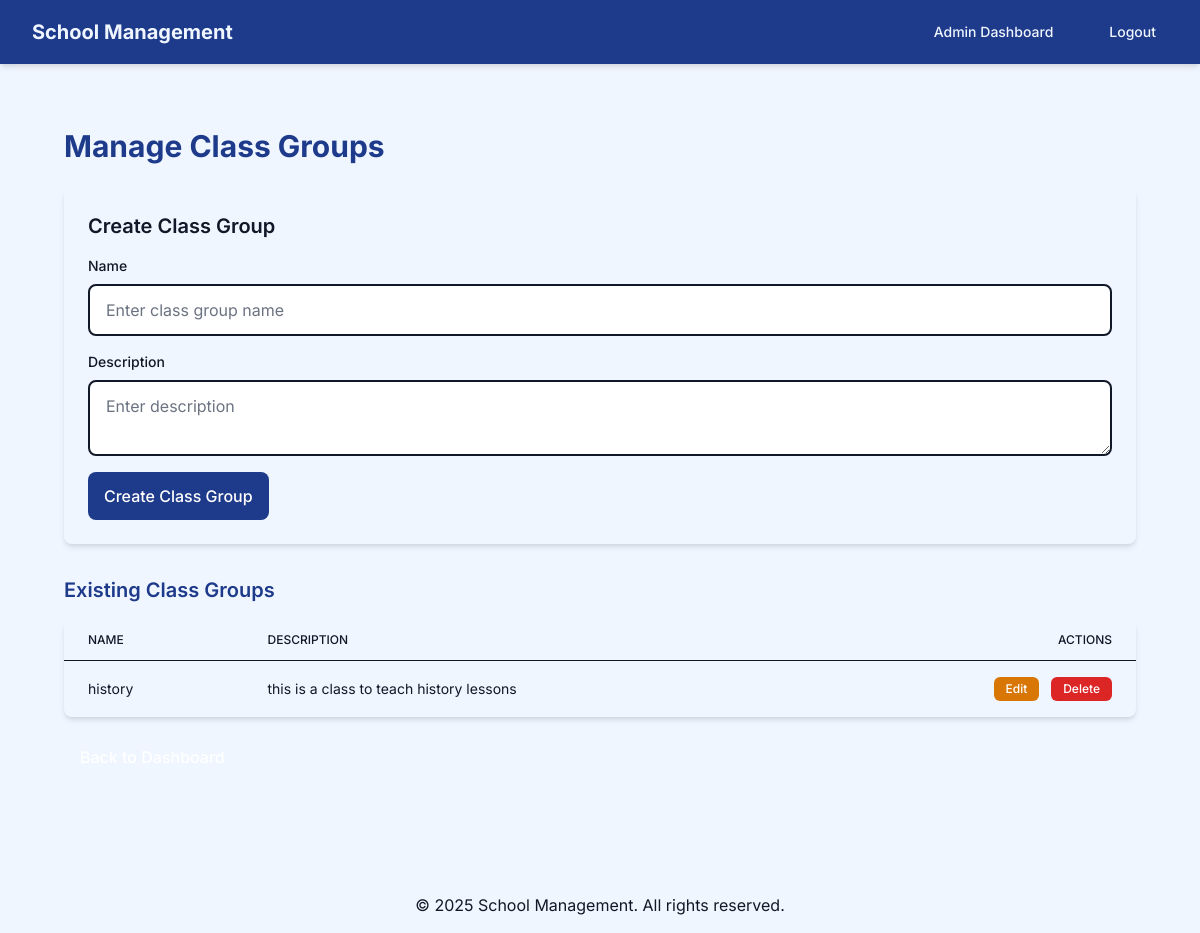
Page /school/admin/classes/ (signed in) on the earlier database version.
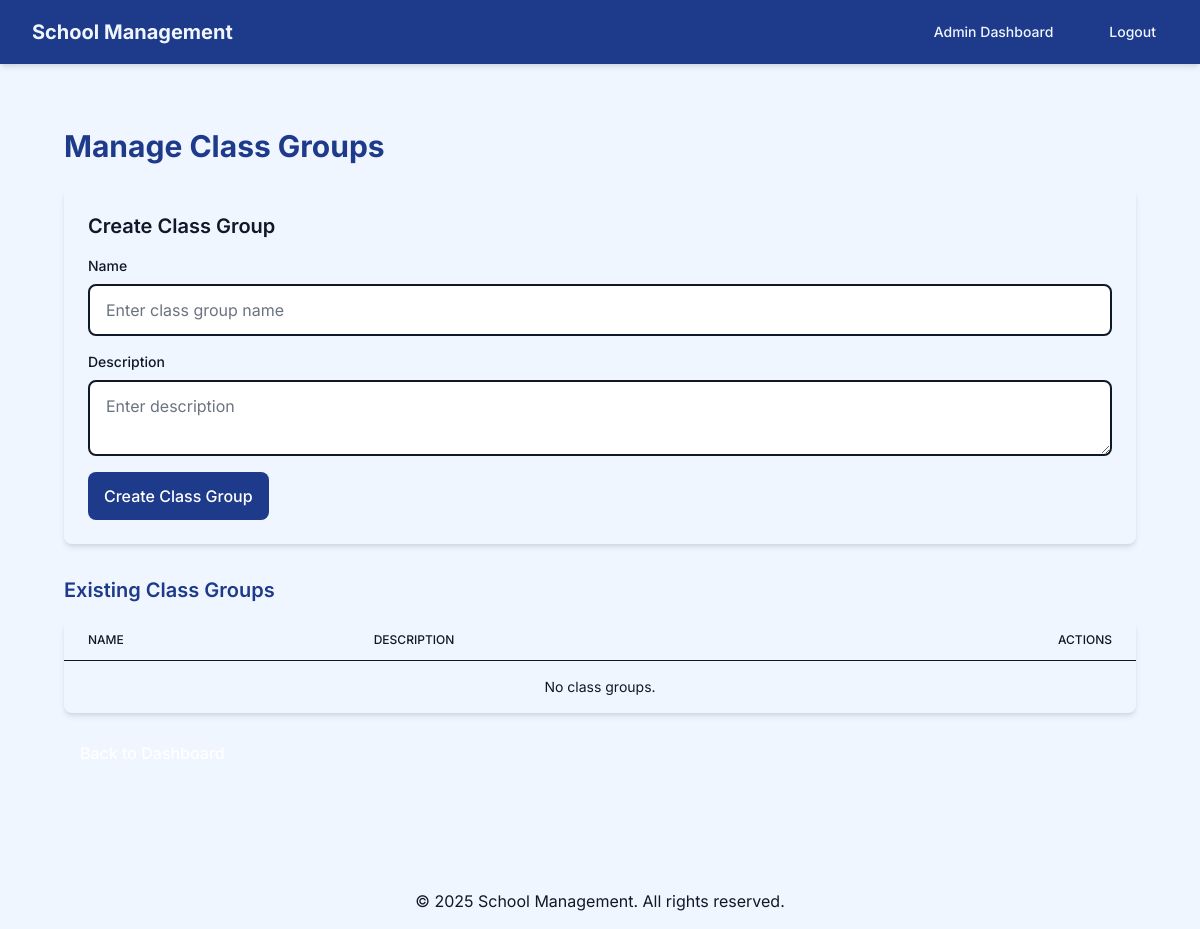
Same page on the later database version.
### school_management/models.py (models this page shows, shortened)
class ClassGroup(models.Model):
    name = models.CharField(max_length=50, unique=True)
    description = models.TextField(blank=True)

### school_management/views.py (the view)
        @login_required
        def wrapper(request, *args, **kwargs):
            if is_superuser and not request.user.is_superuser:
                messages.error(request, "Access denied. Admin privileges required.")
                return redirect('login')
            elif is_staff and not request.user.is_staff:
                messages.error(request, "Access denied. Teacher privileges required.")
                return redirect('login')
            elif is_student and (request.user.is_staff or request.user.is_superuser):
                messages.error(request, "Access denied. Student account required.")
                return redirect('login')
            return view_func(request, *args, **kwargs)

### school_management/forms.py
class ClassGroupForm(forms.ModelForm):
    class Meta:
        model = ClassGroup
        fields = ['name', 'description']

### school_management/views.py (called while the page is built)
def user_role_required(is_superuser=False, is_staff=False, is_student=False):
    def decorator(view_func):
        @login_required
        def wrapper(request, *args, **kwargs):
            if is_superuser and not request.user.is_superuser:
                messages.error(request, "Access denied. Admin privileges required.")
                return redirect('login')
            elif is_staff and not request.user.is_staff:
                messages.error(request, "Access denied. Teacher privileges required.")
                return redirect('login')
            elif is_student and (request.user.is_staff or request.user.is_superuser):
                messages.error(request, "Access denied. Student account required.")
                return redirect('login')
            return view_func(request, *args, **kwargs)
        return wrapper
    return decorator

### school_management/templates/school_management/manage_classes.html (shortened to what the changed rows need)
{% extends 'base.html' %}
{% block content %}
    <div class="fade-in max-w-7xl mx-auto px-4 sm:px-6 lg:px-8 py-8">
        <h2 class="text-3xl font-bold text-blue-900 mb-6">Manage Class Groups</h2>
        <div class="bg-beige-100 rounded-lg shadow-md overflow-x-auto">
            <table class="min-w-full divide-y divide-gray-900">
                <thead class="bg-blue-50">
                    <tr>
                        <th class="px-6 py-3 text-left text-xs font-medium text-gray-900 uppercase">Name</th>
                        <th class="px-6 py-3 text-left text-xs font-medium text-gray-900 uppercase">Description</th>
                        <th class="px-6 py-3 text-right text-xs font-medium text-gray-900 uppercase">Actions</th>
                    </tr>
                </thead>
                <tbody class="divide-y divide-gray-900">
                    {% for class_group in class_groups %}
                        <tr class="hover:bg-blue-50 transition duration-200">
                            <td class="px-6 py-4 whitespace-nowrap text-sm text-gray-900">{{ class_group.name }}</td>
                            <td class="px-6 py-4 text-sm text-gray-900">{{ class_group.description|default:"No description" }}</td>
                            <td class="px-6 py-4 whitespace-nowrap text-sm space-x-2 text-right">
                                <a href="{% url 'edit_class' class_group.id %}" class="inline-block bg-yellow-600 text-white px-3 py-1 rounded-md text-xs font-medium hover:bg-yellow-700 hover:scale-105 transition-all duration-300">Edit</a>
                                <form method="POST" class="inline-block" onsubmit="return confirm('Are you sure you want to delete {{ class_group.name }}? This cannot be undone.');">
                                    <button type="submit" class="bg-red-600 text-white px-3 py-1 rounded-md text-xs font-medium hover:bg-red-700 hover:scale-105 transition-all duration-300">Delete</button>
                                </form>
                            </td>
                        </tr>
                    {% empty %}
                        <tr>
                            <td colspan="3" class="px-6 py-4 text-center text-sm text-gray-900">No class groups.</td>
                        </tr>
                    {% endfor %}
                </tbody>
            </table>
        </div>
    </div>
{% endblock %}

Differences in the rows shown:
removed ClassGroup: name "history", description "this is a class to teach history lessons"
Other differences:
text now shown: "No class groups."
